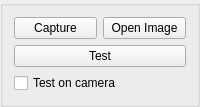
         <widget class="QGroupBox" name="groupBox_9">
          <property name="sizePolicy">
           <sizepolicy hsizetype="Expanding" vsizetype="Expanding">
            <horstretch>0</horstretch>
            <verstretch>4</verstretch>
           </sizepolicy>
          </property>
          <property name="title">
           <string/>
          </property>
          <layout class="QGridLayout" name="gridLayout_10">
           <item row="2" column="0" colspan="2">
            <widget class="QCheckBox" name="checkBox">
             <property name="text">
              <string>Test on camera</string>
             </property>
            </widget>
           </item>
           <item row="0" column="0">
            <widget class="QPushButton" name="but_capture_teaching">
             <property name="sizePolicy">
              <sizepolicy hsizetype="Expanding" vsizetype="Expanding">
               <horstretch>0</horstretch>
               <verstretch>0</verstretch>
              </sizepolicy>
             </property>
             <property name="text">
              <string>Capture</string>
             </property>
            </widget>
           </item>
           <item row="0" column="1">
            <widget class="QPushButton" name="but_open_image_teaching">
             <property name="sizePolicy">
              <sizepolicy hsizetype="Expanding" vsizetype="Expanding">
               <horstretch>0</horstretch>
               <verstretch>0</verstretch>
              </sizepolicy>
             </property>
             <property name="text">
              <string>Open Image</string>
             </property>
            </widget>
           </item>
           <item row="1" column="0" colspan="2">
            <widget class="QPushButton" name="but_test_teaching">
             <property name="sizePolicy">
              <sizepolicy hsizetype="Expanding" vsizetype="Expanding">
               <horstretch>0</horstretch>
               <verstretch>0</verstretch>
              </sizepolicy>
             </property>
             <property name="text">
              <string>Test</string>
             </property>
            </widget>
           </item>
          </layout>
         </widget>
